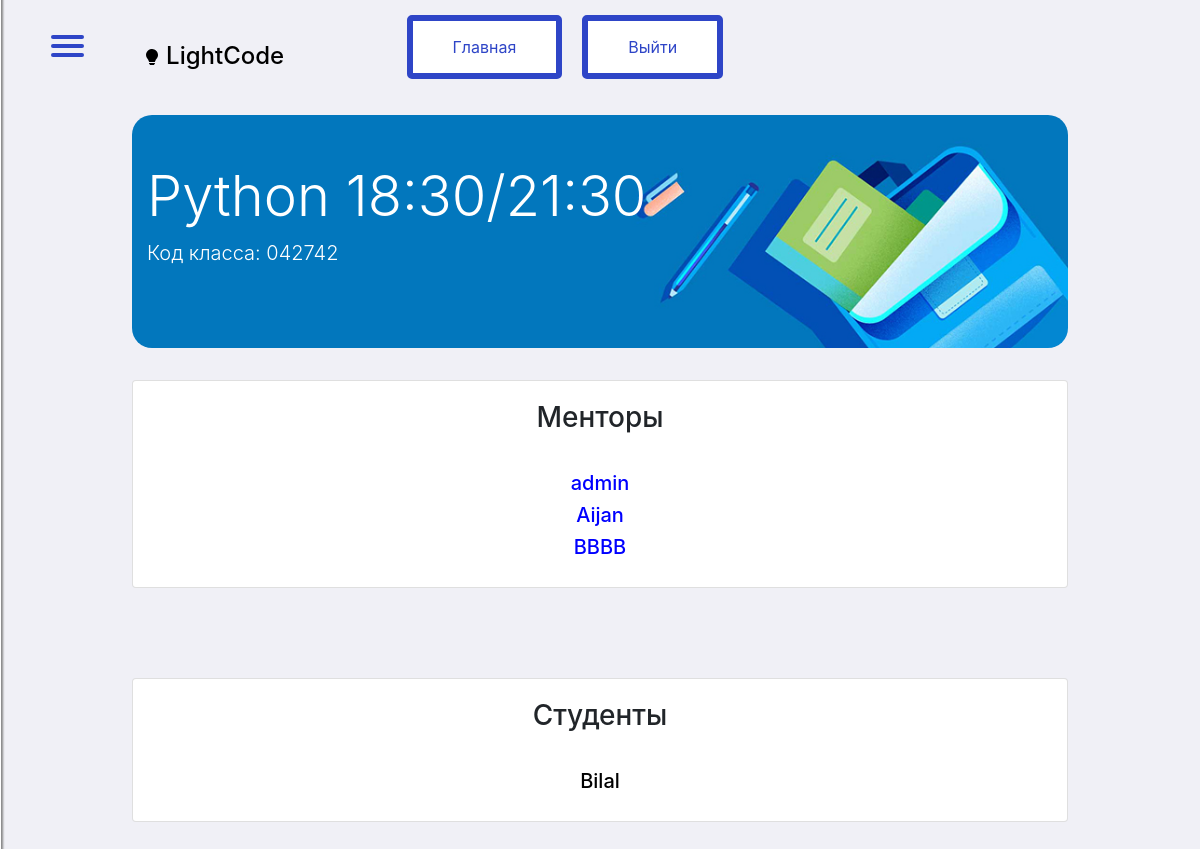
The app's page /ru/classroom/group_list/2/ with its own data.
### classroom/models.py (models this page shows, shortened)
class Classroom(models.Model):
    classroom_name = models.CharField(max_length=99, verbose_name='Название')
    section = models.CharField(max_length=99, verbose_name='Раздел')
    class_code = models.CharField(max_length=10, default='0000000')
    created_date = models.DateTimeField(auto_now_add=True, verbose_name='Дата создания')

class Teacher(models.Model):
    teacher = models.ForeignKey(settings.AUTH_USER_MODEL, on_delete=models.CASCADE, verbose_name='Ментор')
    classroom = models.ForeignKey(Classroom, on_delete=models.CASCADE)
    created_date = models.DateTimeField(auto_now_add=True, verbose_name='Дата создания')
    def __str__(self):
        return str(self.teacher)
    class Meta:
        verbose_name = 'Ментор'
        verbose_name_plural = 'Менторы'

class Student(models.Model):
    student = models.ForeignKey('account.MyUser', on_delete=models.CASCADE, verbose_name='Студент')
    classroom = models.ForeignKey(Classroom, on_delete=models.CASCADE)
    created_date = models.DateTimeField(auto_now_add=True, verbose_name='Дата создания')
    def __str__(self):
        return str(self.student)
    class Meta:
        verbose_name = 'Студент'
        verbose_name_plural = 'Студент'

### account/models.py (models this page shows, shortened)
class MyUser(AbstractBaseUser, PermissionsMixin):
    username = models.CharField(
        max_length=50,
        verbose_name='Имя пользователя',
        unique=True,
    )
    phone_number = PhoneNumberField(
        verbose_name=('Номер телефона'),
        unique=True
    )
    status = models.PositiveSmallIntegerField(
        choices=(
            (1, 'Простой пользователь'),
            (2, 'Студент'),
            (3, 'Менеждер'),
            (4, 'Ментор'),
            (5, 'Копирайтер'),
        ),
        default=1,
        verbose_name=('Статус')
    )
    created_date = models.DateField(auto_now_add=True, verbose_name='Дата создания аккаунта')
    is_active = models.BooleanField(
        default=True,
        verbose_name=('Пользователь активен?')
    )
    is_admin = models.BooleanField(
        default=False,
        verbose_name=('Админ')
    )
    objects = MyUserManager()
    USERNAME_FIELD = 'phone_number'
    REQUIRED_FIELDS = ['username', ]
    def __str__(self):
        return self.username
    class Meta:
        verbose_name = 'Пользователь'
        verbose_name_plural = 'Пользователи'

### classroom/views.py (the view)
# urls.py: path('group_list/<int:pk>/', views.group_list, name='group_list'),
def group_list(request, pk):
    classroom = Classroom.objects.get(id=pk)
    students = Student.objects.filter(classroom=classroom).exclude(student__status=4)
    teacher = Teacher.objects.get(classroom=classroom)
    assistants = Student.objects.filter(classroom=classroom, student__status=4)
    return render(request, template_name='classroom/group_list.html', context={
        'classroom': classroom,
        'students': students,
        'teacher': teacher,
        "assistants": assistants})

### classroom/templates/classroom/group_list.html (shortened to what this page needs)
{% extends 'classroom/parent_class.html' %}
{% load static %}
{% load i18n %}
{% block hamburger %}
    <div class="jumbotron jumbotron-fluid class_jumbotron">
        <div class="container">
        <h1 class="display-4 class_title classroom-card-title">{{ classroom.classroom_name }}</h1>
        <p class="lead class_code">{% trans 'Код класса' %}: {{ classroom.class_code }}</p>
        </div>
    </div>
    <div class="contatiner_of_assignments">
      <div class="card assignment_card" style="width: 18rem;">
      <div class="card-body">
      <h3 class="card-title">{% trans 'Менторы' %}</h3><br>
      <h5 style="color: blue;">{{ teacher }}</h5>
      {% for assistant in assistants %}
        <h5 style="color: blue;">{{ assistant }}</h5>
      {% endfor %}
      </div>
      </div>
      </div>
<br><br><br>
    <div class="contatiner_of_assignments">
      <div class="card assignment_card" style="width: 18rem;">
      <div class="card-body">
      <h3 class="card-title">{% trans 'Студенты' %}</h3><br>
          {% for student in students %}
            <h5 style="color: black; display: inline-block;">{{ student }}</h5><br>
          {% endfor %}
      </div>
      </div>
      </div>
{% endblock %}

### static/css/base_class.css (style rules this page uses)
body { background-color: #f0f0f6 !important; }
.assignment_card { text-align: center !important; width: 100% !important; margin-right: 10% !important; margin-bottom: 2%; }
.contatiner_of_assignments { margin-left: 10% !important; margin-right: 10% !important; }
.class_title { color: #ffffff; padding-top:1px; }
.class_code { color: #ffffff !important; }
.class_jumbotron { border-radius: 20px !important; margin-left: 10%; margin-right: 10%; margin-top: 2%; background-image: url("../images/img_backtoschool.jpg"); background-size: cover; padding-top:4% !important; }

### static/css/hamburger.css (style rules this page uses)
body { margin: 0; padding: 0; background:#f0f0f6 !important; color: #ffffff; font-family: "Avenir Next", "Avenir", sans-serif; }

### records on screen
Classroom: classroom_name "Python 18:30/21:30", class_code "042742"
Teacher: teacher.username "admin"
Student: student.username "Aijan"
Student: student.username "BBBB"
Student: student.username "Bilal"
